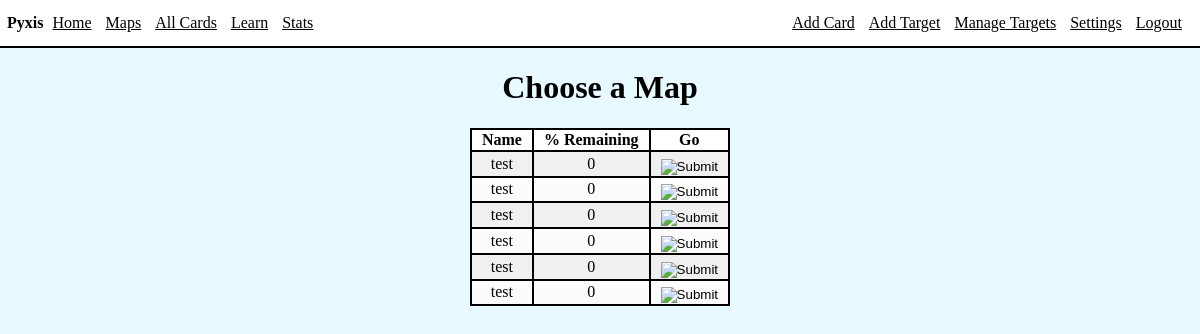
/selectMap (signed in), run on an earlier commit of the app's database.
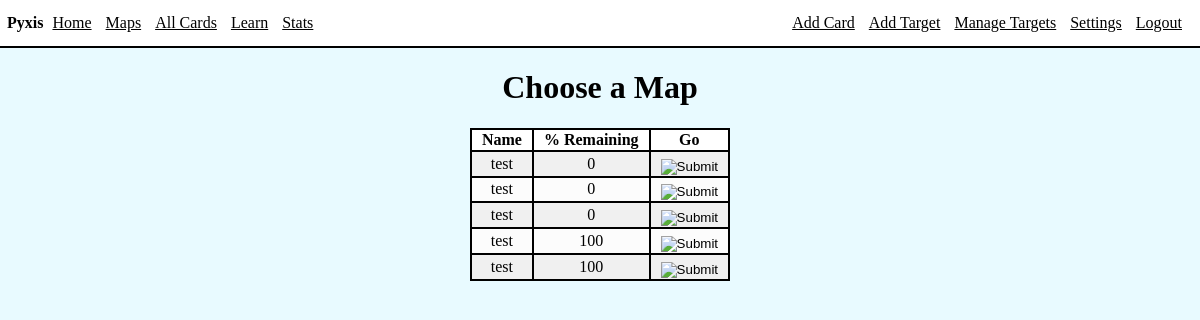
And on a later commit of the database.
### app/models.py (models this page shows, shortened)
class Target(db.Model):
    id = db.Column(db.Integer, index=True, primary_key=True)
    source = db.Column(db.String(100), index=True)
    content = db.Column(db.String(1000), index=True)
    category = db.Column(db.String(200), index=True)
    notes = db.Column(db.String(400), index=True)
    uniqueWordCount = db.Column(db.Integer)
    user_id = db.Column(db.Integer, db.ForeignKey('user.id'))

### app/routes.py (the view)
@app.route('/selectMap')
@login_required
def selectMap():
    targets = Target.query.filter().all()
    maps = []
    for target in targets:
        stats = getStats(target.id)
        maps.append(stats)
    return render_template('selectMap.html', title='Select Map', maps=maps)

### app/models.py (called while the page is built)
@login.user_loader
def load_user(id):
    return User.query.get(int(id))

### app/templates/selectMap.html
{% extends 'base.html' %}
{% block content %}
<div class="int">
    <h1 class="cent">Choose a Map</h1>
    <table>
        <thead>
            <th>Name</th>
            <th>% Remaining</th>
            <th>Go</th>
        </thead>
        <tbody>
            {% for map in maps %}
            <tr>
                <td>{{ map[0].source }}</td>
                <td>{{ map[2] }}</td>
                <td>
                    <form action="{{ url_for('map', target_id=map[0].id) }}">
                        <input type="image" class="btnimg" src="../static/images/go.jpg">
                    </form>
                </td>
            </tr>
            {% endfor %}
        </tbody>
    </table>
</div>
{% endblock %}

What changed in the data, as far as the page shows it:
removed Target: source "test", map "0"
removed Target: source "test", map "0"
removed Target: source "test", map "0"
added Target: source "test", map "100"
added Target: source "test", map "100"
